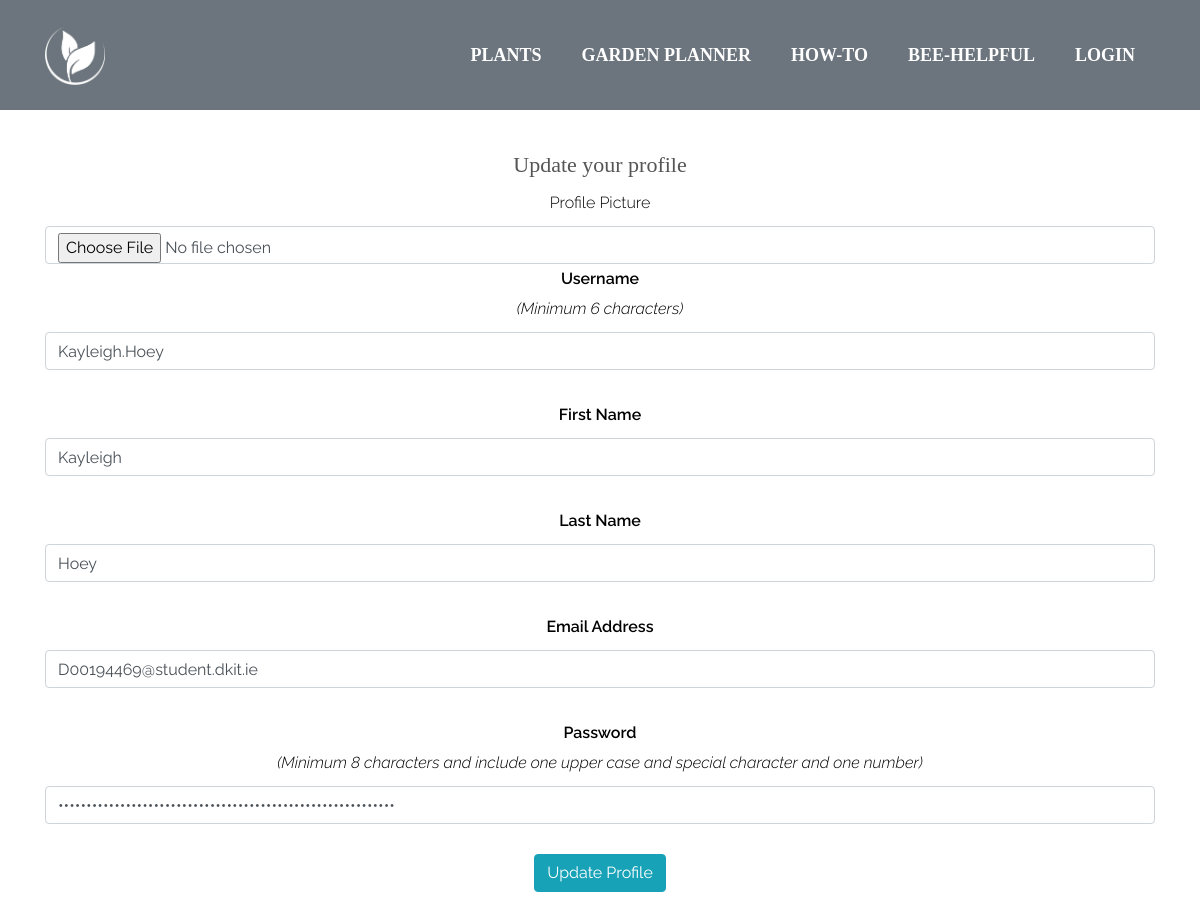
The app's page /editUser_form.php (signed in) with its own data.
### tables this page shows
CREATE TABLE `users` (
  `userID` int(3) NOT NULL,
  `username` varchar(50) NOT NULL,
  `firstName` varchar(30) DEFAULT NULL,
  `lastName` varchar(30) DEFAULT NULL,
  `email` varchar(30) DEFAULT NULL,
  `userPic` varchar(500) NOT NULL,
  `userpass` varchar(300) DEFAULT NULL
);

### editUser_form.php (the view, shortened to what this page needs)
<?php
require 'includes/database.php';
$currentUser = $_SESSION['userID'];
$getUserDetails = 'SELECT * FROM USERS WHERE userID = :userID';
$statement = $conn->prepare($getUserDetails);
$statement->bindValue(':userID', $currentUser);
$statement->execute();
$user = $statement->fetch();
include 'includes/header.php';
?>
<!doctype html>
<html>
<head>
<link href="vendor/bootstrap/css/bootstrap.css" rel="stylesheet" type="text/css"/>
<link href="css/style.css" rel="stylesheet" type="text/css"/>
<link href="css/graham.css" rel="stylesheet" type="text/css"/>
</head>
<body>
<div class="container">
<br><br><br><br><br>
    <h3 align="center">Update your profile</h3>
    <div class="editUser">
                <form method="post" action="editUser.php">
                <label for="profilePicture">Profile Picture</label>
                <input type="file" name="userPic" class="form-control" value="<?php echo $user['userPic']; ?>"/>
                    <label><strong>Username </strong><br><em>(Minimum 6 characters)</em></label>
                     <input type="text" name="username" class="form-control" value="<?php echo $user['username']; ?>" required pattern="{6,}"/>
                     <br />
                     <label><strong>First Name </strong><br></label>
                     <input type="text" name="firstName" class="form-control" value="<?php echo $user['firstName']; ?>" required pattern="[A-Za-z]+"/>
                     <br />
                     <label><strong>Last Name </strong><br></label>
                     <input type="text" name="lastName" class="form-control" value="<?php echo $user['lastName']; ?>" required pattern="[A-Za-z]+"/>
                     <br />
                     <label><strong>Email Address </strong><br></label>
                     <input type="email" name="email" class="form-control" value="<?php echo $user['email']; ?>" required/>
                     <br />
                     <label><strong>Password </strong><br><em>(Minimum 8 characters and include one upper case and special character and one number)</em> </label>
                     <input type="password" name="password" class="form-control" value="<?php echo $user['userpass']; ?>" required pattern="(?=.*\d)(?=.*[a-z])(?=.*[A-Z]).{8,}"/>
                     <br />
                     <input type="submit" name="updateUser" value="Update Profile" class="btn btn-info" />
                     <br />
                </form>
                </div>
</div>
</body>
</html>

### css/graham.css (style rules this page uses)
body { font-family: Raleway; font-size: 16px; font-weight: 300; color: #888; line-height: 30px; text-align: center; }
strong { font-weight: 600; }
h3 { font : normal 42px/1 'Overpass'; font-size: 22px; font-weight: 300; color: #555; line-height: 30px; }

### css/style.css (style rules this page uses)
body { background-color: white; }

### editUser_form.php (style rules this page uses)
label { color: black; }

### records on screen
users: username "Kayleigh.Hoey", firstName "Kayleigh", lastName "Hoey", email "D00194469@student.dkit.ie"
